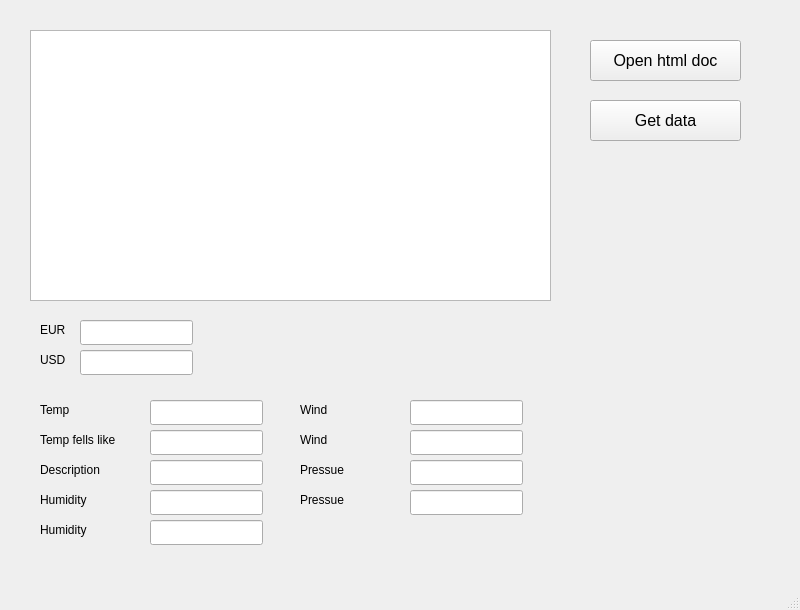
<?xml version="1.0" encoding="UTF-8"?>
<ui version="4.0">
 <class>MainWindow</class>
 <widget class="QMainWindow" name="MainWindow">
  <property name="geometry">
   <rect>
    <x>0</x>
    <y>0</y>
    <width>800</width>
    <height>610</height>
   </rect>
  </property>
  <property name="windowTitle">
   <string>MainWindow</string>
  </property>
  <widget class="QWidget" name="centralwidget">
   <widget class="QPlainTextEdit" name="docTextEdit">
    <property name="geometry">
     <rect>
      <x>30</x>
      <y>30</y>
      <width>521</width>
      <height>271</height>
     </rect>
    </property>
   </widget>
   <widget class="QPushButton" name="openButton">
    <property name="geometry">
     <rect>
      <x>590</x>
      <y>40</y>
      <width>151</width>
      <height>41</height>
     </rect>
    </property>
    <property name="font">
     <font>
      <pointsize>12</pointsize>
     </font>
    </property>
    <property name="text">
     <string>Open html doc</string>
    </property>
   </widget>
   <widget class="QPushButton" name="getButton">
    <property name="geometry">
     <rect>
      <x>590</x>
      <y>100</y>
      <width>151</width>
      <height>41</height>
     </rect>
    </property>
    <property name="font">
     <font>
      <pointsize>12</pointsize>
     </font>
    </property>
    <property name="text">
     <string>Get data</string>
    </property>
   </widget>
   <widget class="QLineEdit" name="eur">
    <property name="geometry">
     <rect>
      <x>80</x>
      <y>320</y>
      <width>113</width>
      <height>25</height>
     </rect>
    </property>
   </widget>
   <widget class="QLineEdit" name="usd">
    <property name="geometry">
     <rect>
      <x>80</x>
      <y>350</y>
      <width>113</width>
      <height>25</height>
     </rect>
    </property>
   </widget>
   <widget class="QLabel" name="label">
    <property name="geometry">
     <rect>
      <x>40</x>
      <y>320</y>
      <width>63</width>
      <height>20</height>
     </rect>
    </property>
    <property name="text">
     <string>EUR</string>
    </property>
   </widget>
   <widget class="QLabel" name="label_2">
    <property name="geometry">
     <rect>
      <x>40</x>
      <y>350</y>
      <width>31</width>
      <height>20</height>
     </rect>
    </property>
    <property name="text">
     <string>USD</string>
    </property>
   </widget>
   <widget class="QLabel" name="label_3">
    <property name="geometry">
     <rect>
      <x>40</x>
      <y>430</y>
      <width>101</width>
      <height>20</height>
     </rect>
    </property>
    <property name="text">
     <string>Temp fells like</string>
    </property>
   </widget>
   <widget class="QLineEdit" name="temp">
    <property name="geometry">
     <rect>
      <x>150</x>
      <y>400</y>
      <width>113</width>
      <height>25</height>
     </rect>
    </property>
   </widget>
   <widget class="QLabel" name="label_4">
    <property name="geometry">
     <rect>
      <x>40</x>
      <y>400</y>
      <width>91</width>
      <height>20</height>
     </rect>
    </property>
    <property name="text">
     <string>Temp</string>
    </property>
   </widget>
   <widget class="QLineEdit" name="tempFeels">
    <property name="geometry">
     <rect>
      <x>150</x>
      <y>430</y>
      <width>113</width>
      <height>25</height>
     </rect>
    </property>
   </widget>
   <widget class="QLineEdit" name="humidity">
    <property name="geometry">
     <rect>
      <x>150</x>
      <y>490</y>
      <width>113</width>
      <height>25</height>
     </rect>
    </property>
   </widget>
   <widget class="QLabel" name="label_5">
    <property name="geometry">
     <rect>
      <x>40</x>
      <y>460</y>
      <width>91</width>
      <height>20</height>
     </rect>
    </property>
    <property name="text">
     <string>Description</string>
    </property>
   </widget>
   <widget class="QLabel" name="label_6">
    <property name="geometry">
     <rect>
      <x>40</x>
      <y>490</y>
      <width>101</width>
      <height>20</height>
     </rect>
    </property>
    <property name="text">
     <string>Humidity</string>
    </property>
   </widget>
   <widget class="QLineEdit" name="description">
    <property name="geometry">
     <rect>
      <x>150</x>
      <y>460</y>
      <width>113</width>
      <height>25</height>
     </rect>
    </property>
   </widget>
   <widget class="QLineEdit" name="pressue">
    <property name="geometry">
     <rect>
      <x>410</x>
      <y>460</y>
      <width>113</width>
      <height>25</height>
     </rect>
    </property>
   </widget>
   <widget class="QLabel" name="label_7">
    <property name="geometry">
     <rect>
      <x>300</x>
      <y>400</y>
      <width>91</width>
      <height>20</height>
     </rect>
    </property>
    <property name="text">
     <string>Wind</string>
    </property>
   </widget>
   <widget class="QLabel" name="label_8">
    <property name="geometry">
     <rect>
      <x>300</x>
      <y>460</y>
      <width>91</width>
      <height>20</height>
     </rect>
    </property>
    <property name="text">
     <string>Pressue</string>
    </property>
   </widget>
   <widget class="QLabel" name="label_9">
    <property name="geometry">
     <rect>
      <x>300</x>
      <y>430</y>
      <width>101</width>
      <height>20</height>
     </rect>
    </property>
    <property name="text">
     <string>Wind</string>
    </property>
   </widget>
   <widget class="QLabel" name="label_10">
    <property name="geometry">
     <rect>
      <x>300</x>
      <y>490</y>
      <width>101</width>
      <height>20</height>
     </rect>
    </property>
    <property name="text">
     <string>Pressue</string>
    </property>
   </widget>
   <widget class="QLineEdit" name="wind">
    <property name="geometry">
     <rect>
      <x>410</x>
      <y>400</y>
      <width>113</width>
      <height>25</height>
     </rect>
    </property>
   </widget>
   <widget class="QLineEdit" name="pressueDesc">
    <property name="geometry">
     <rect>
      <x>410</x>
      <y>490</y>
      <width>113</width>
      <height>25</height>
     </rect>
    </property>
   </widget>
   <widget class="QLineEdit" name="windDesc">
    <property name="geometry">
     <rect>
      <x>410</x>
      <y>430</y>
      <width>113</width>
      <height>25</height>
     </rect>
    </property>
   </widget>
   <widget class="QLineEdit" name="humidityDesc">
    <property name="geometry">
     <rect>
      <x>150</x>
      <y>520</y>
      <width>113</width>
      <height>25</height>
     </rect>
    </property>
   </widget>
   <widget class="QLabel" name="label_11">
    <property name="geometry">
     <rect>
      <x>40</x>
      <y>520</y>
      <width>91</width>
      <height>20</height>
     </rect>
    </property>
    <property name="text">
     <string>Humidity</string>
    </property>
   </widget>
  </widget>
  <widget class="QMenuBar" name="menubar">
   <property name="geometry">
    <rect>
     <x>0</x>
     <y>0</y>
     <width>800</width>
     <height>26</height>
    </rect>
   </property>
  </widget>
  <widget class="QStatusBar" name="statusbar"/>
 </widget>
 <resources/>
 <connections/>
</ui>
